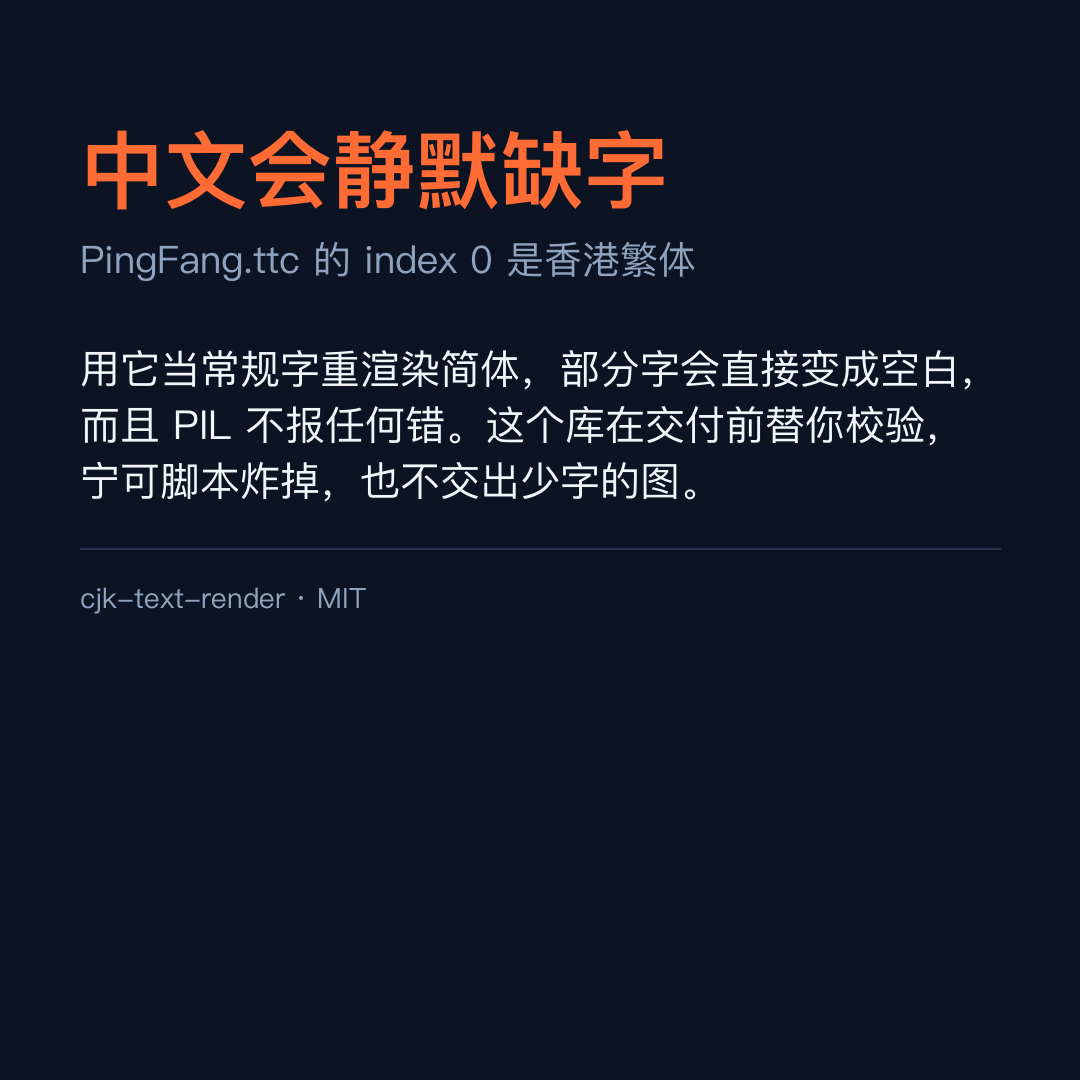

Here is the Python script that generated this plot:
"""生成一张示例图，验证 cjk-text-render 的三项能力。

运行：python3 examples/demo.py
产出：examples/demo.png
"""

import pathlib
import sys

sys.path.insert(0, str(pathlib.Path(__file__).resolve().parent.parent))

from PIL import Image, ImageDraw  # noqa: E402

from cjk_render import audit, draw_block, load_font  # noqa: E402

W, H = 1080, 1080

TITLE = "中文会静默缺字"
SUBTITLE = "PingFang.ttc 的 index 0 是香港繁体"
BODY = (
    "用它当常规字重渲染简体，部分字会直接变成空白，"
    "而且 PIL 不报任何错。这个库在交付前替你校验，"
    "宁可脚本炸掉，也不交出少字的图。"
)
FOOTER = "cjk-text-render · MIT"

# 交付前必跑：任一字缺字，这里就会抛错
audit([TITLE, SUBTITLE, BODY, FOOTER])

img = Image.new("RGB", (W, H), "#0C1322")
draw = ImageDraw.Draw(img)

draw.text((80, 110), TITLE, font=load_font(84, bold=True), fill="#FF6B35")
draw.text((80, 232), SUBTITLE, font=load_font(38), fill="#8FA3BF")

y = draw_block(draw, BODY, load_font(40), (80, 340), max_w=W - 160, fill="#F2F5FA")

draw.line((80, y + 40, W - 80, y + 40), fill="#24344D", width=2)
draw.text((80, y + 70), FOOTER, font=load_font(28), fill="#8FA3BF")

out = pathlib.Path(__file__).resolve().parent / "demo.png"
img.save(out)
print(f"已生成 {out}")
print(f"正文渲染了 {len(BODY)} 字，缺字校验通过")
